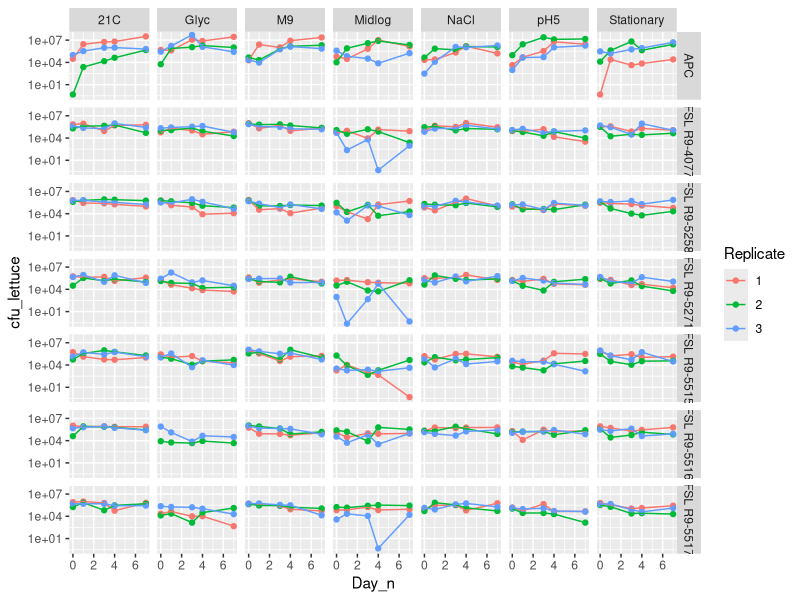
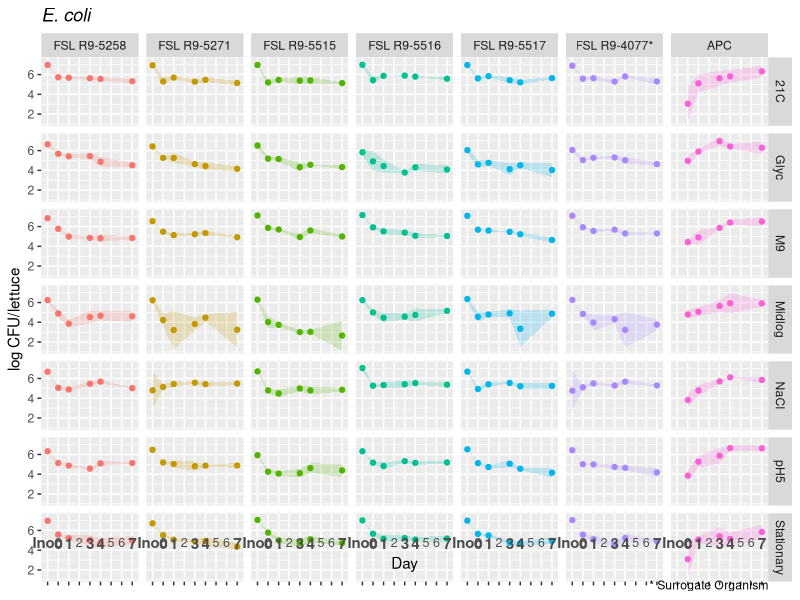
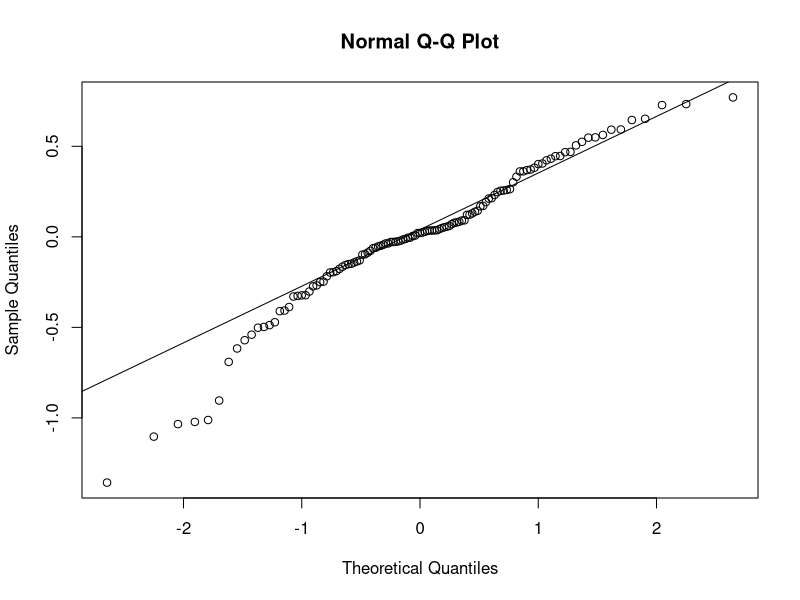
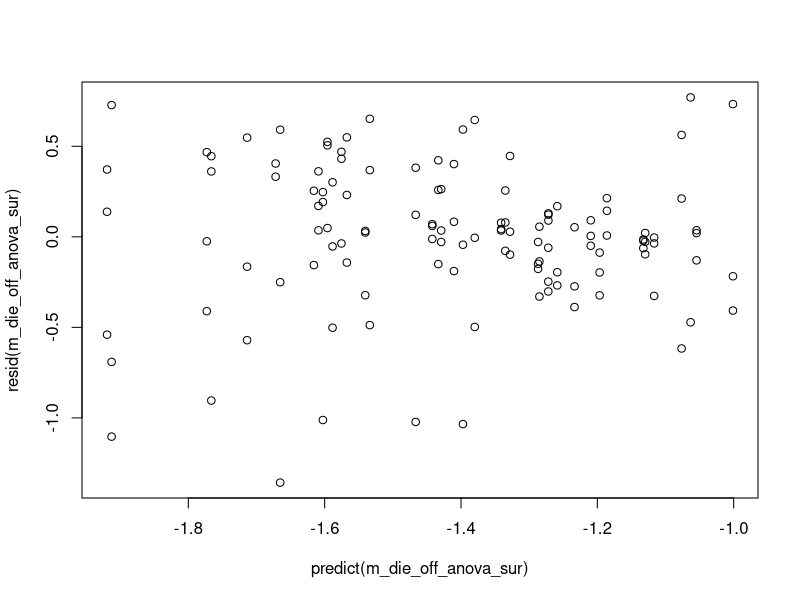
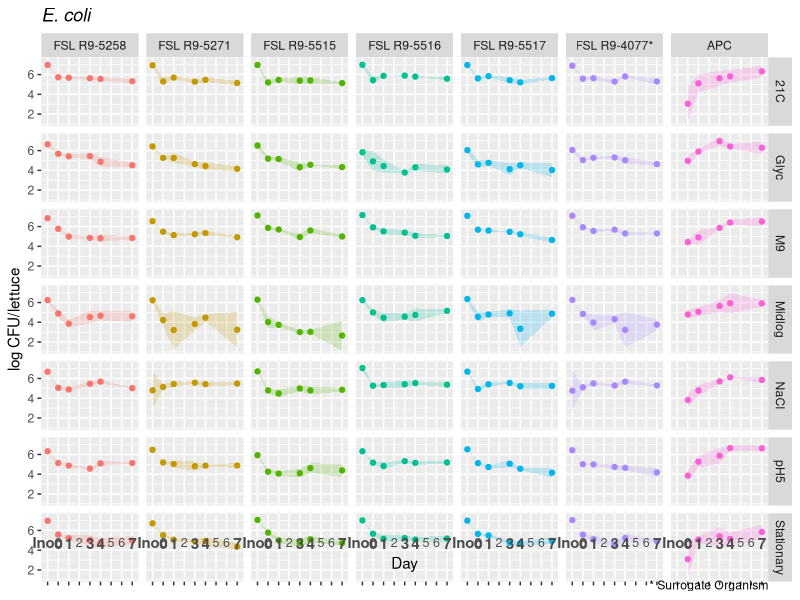

Write R code to recreate these figures, in order. (Note: this script raises an error after producing the figures.)
## ---- chunk 1
library(ggplot2)
library(dplyr)
library(tidyr)
library(lme4)
library(lsmeans)
library(ggthemes)
## ---- chunk 2
lettuce <- read.csv("Lettuce_Summary_mod.csv") %>%
  filter(Strain!="MacConkey") 
 # filter(Strain!="APC")
names(lettuce)[1] <- "Condition"
#make sure all variables are factor or numeric if needed
lettuce_adj <- lettuce %>%
  mutate(Replicate=as.factor(Replicate), Dilution=as.numeric(Dilution))  %>%
  # Substitute upper detection limit for tntc counts
  mutate(Raw=ifelse(tnt.cnt.no.growth=="tntc",(4e5)*10^Dilution,Raw)) %>%
  # Substitute lower detection limit for zero counts
  mutate(Raw=ifelse(Raw==0,1/(v*2)*10^Dilution,Raw)) %>%
  # Calculate inoculum per-lettuce: Raw/10, since 100uL was added per lettuce
  # Calculate wash water per-lettuce: Raw*47
  mutate(cfu_lettuce=ifelse(Day=="Inoculum",Raw/100,Raw*47)) 


lettuce_adj %>%  
  group_by(Strain, Condition, Day) %>%
  filter(!is.na(cfu_lettuce)) %>%
  summarize(average=mean(log10(cfu_lettuce)),
            SDE=sd(log10(cfu_lettuce))/sqrt(n()),
            n=n(),
            zeroes=sum(cfu_lettuce==0)) -> lettuceSummary
## ---- chunk 3
lettuce_APC <- lettuce_adj %>%
  select(Strain,Condition,Replicate,Day,cfu_lettuce) %>%
  filter(Strain=="APC") %>%
  spread(key=Day,value=cfu_lettuce,sep="_") %>%
  mutate(APC_day7_day0=log10(Day_7/Day_0))

View(lettuce_APC)

lettuce_APC %>%  
  summarize(average=mean(APC_day7_day0),
            SDE=sd(APC_day7_day0)/sqrt(n()),
            n=n()) -> lettuce_APC_adj
View(lettuce_APC_adj)
## ---- chunk 4
#Plot Strain~Condition with each of the three replicates
lettuce_adj %>%
  filter(Day != "Inoculum") %>%
  filter(Strain != "MacConkey") %>%
  mutate(Day_n = as.numeric(as.character(Day))) %>%
  ggplot(aes(x=Day_n,y=cfu_lettuce,color=Replicate)) +
  geom_point() +
  geom_line() +
  scale_y_log10() +
  facet_grid(Strain~Condition)

#Plot with arithemtic mean for Strain~Condition and add fancy ribbon for standard deviation, write in bold processing days

#Write out full Food Safety Lab (FSL) strain ID
lettuceSummary$Strain2 <- factor(lettuceSummary$Strain, levels=c("FSL R9-5258", "FSL R9-5271", "FSL R9-5515", "FSL R9-5516", "FSL R9-5517","FSL R9-4077", "APC")) #re-order how it is displayed
lettuceSummary$Day2 <- factor(lettuceSummary$Day, levels=c("Inoculum", "0", "1", "3", "4", "7")) #re-order how it is displayed
levels(lettuceSummary$Day2)[levels(lettuceSummary$Day2)=="Inoculum"] <- "Inoc"
levels(lettuceSummary$Strain2)[levels(lettuceSummary$Strain2)=="FSL R9-4077"] <- "FSL R9-4077*"

lettuceSummary %>%
 filter(Strain != "MacConkey") %>%
  ggplot(aes(x=Day2,y=average, color=Strain2, group=1)) +
 guides(color=FALSE)+
    labs(x="Day",y="log CFU/lettuce",title=expression(italic("E. coli"))) +
  geom_point() +
    geom_ribbon(aes(ymin=average-SDE,
                  ymax=average+SDE,fill=Strain2, linetype=NA), alpha=0.2) + 
   scale_x_discrete(limits=c("Inoc","0","1","2","3","4","5", "6","7"))+
  theme(axis.text.x = element_text(face = c('bold', 'bold', 'bold', 'plain', 'bold', 'bold', 'plain', 'plain', 'bold'), size = c('10.8', '11', '11', '9', '11', '11', '9', '9', '11'),margin=margin(-35,0,0,0)),legend.position="none")+
  # labs( caption="Ribbon: Standard deviation")+
   labs( caption="* Surrogate Organism")+
  facet_grid(Condition~Strain2) 
ggsave("Lettuce.png", width=18, height=9,  dpi=600, units=c("in"))
## ---- chunk 5

lettuce_die_off_sur <- lettuce_adj %>%
  select(Strain,Condition,Replicate,Day,cfu_lettuce) %>%
    filter(Strain!="APC") %>%
    filter(Strain!="MacConkey") %>%
   filter(!(Strain=="FSL R9-5516" & Condition=="Glyc" & Replicate=="1")) %>% #inoculum culture didn't grow
   filter(!(Strain=="FSL R9-5271" & Condition=="NaCl" & Replicate=="2" & Day=="Inoculum")) %>% #invalid
  filter(!(Strain=="FSL R9-4077" & Condition=="NaCl" & Replicate=="3" & Day=="Inoculum")) %>% #invalid
  spread(key=Day,value=cfu_lettuce,sep="_") %>%
  mutate(initial_die_off_sur=log10(Day_0/Day_Inoculum))


# Fit (fixed-effect) linear model
m_die_off_anova_sur <- lm(initial_die_off_sur~Strain*Condition,
                  data=lettuce_die_off_sur)
anova(m_die_off_anova_sur)
#Add effect size to ANOVA output - partial eta-squared
anova1<-anova(m_die_off_anova_sur)
anova1$pes <- c(anova1$'Sum Sq'[-nrow(anova1)], NA)/(anova1$'Sum Sq' + anova1$'Sum Sq'[nrow(anova1)])
anova1


# Since interaction is not significant, remove before doing pairwise tests:
m_die_off_anova_sur <- update(m_die_off_anova_sur,.~.-Strain:Condition)
anova(m_die_off_anova_sur)
qqnorm(resid(m_die_off_anova_sur))
qqline(resid(m_die_off_anova_sur))
plot(predict(m_die_off_anova_sur),resid(m_die_off_anova_sur))

die_off_lsm_condition_sur <- lsmeans(m_die_off_anova_sur,~Condition)
die_off_pairwise_condition_sur <- lsmeans(die_off_lsm_condition_sur,pairwise~Condition)
condition_cld <- CLD(die_off_pairwise_condition_sur[[1]],Letters=LETTERS) %>% select(Condition,.group)
summary(die_off_lsm_condition_sur) %>%
  data.frame() %>%
  left_join(condition_cld,by="Condition") %>%
  ggplot(aes(x=Condition,y=lsmean)) +  labs(x="Condition",y="estimated means log reduction",title=(expression("Initial die-off "(italic("E. coli"))))) +
  geom_point(position = position_dodge(width=.5)) +
  geom_errorbar(aes(ymin=lower.CL,ymax=upper.CL),
                position = position_dodge(.5),width=0.4) +
  geom_text(aes(label=.group,y=upper.CL+.01),vjust=0)

#by strain
die_off_lsm_strain_sur <- lsmeans(m_die_off_anova_sur,~Strain)
die_off_pairwise_strain_sur <- lsmeans(die_off_lsm_strain_sur,pairwise~Strain)
strain_cld <- CLD(die_off_pairwise_strain_sur[[1]],Letters=LETTERS) %>% select(Strain,.group)

summary(die_off_lsm_strain_sur) %>%
  data.frame() %>%
  left_join(strain_cld,by="Strain") %>%
  ggplot(aes(x=Strain,y=lsmean)) +
  geom_point(position = position_dodge(width=.5)) +
  geom_errorbar(aes(ymin=lower.CL,ymax=upper.CL),
                position = position_dodge(.5),width=0.4) +
  geom_text(aes(label=.group,y=upper.CL+.01),vjust=0)

#Estimated means log CFU/lettuce with confidence intervals for supplemental table 2
summary(die_off_lsm_strain_sur)
summary(die_off_lsm_condition_sur)

## ---- chunk 6
lettuce_24h_sur <- lettuce_adj %>%
  select(Strain,Condition,Replicate,Day,cfu_lettuce) %>%
  filter(Strain!="APC") %>%
  filter(Strain!="MacConkey") %>%
  filter(!(Strain=="FSL R9-5516" & Condition=="Glyc" & Replicate=="1")) %>% #inoculum culture didn't grow
  spread(key=Day,value=cfu_lettuce,sep="_") %>%
  mutate(first_24h_sur=log10(Day_1/Day_0))

# Fit (fixed-effect) linear model
m_24h_anova_sur <- lm(first_24h_sur~Strain*Condition,
                  data=lettuce_24h_sur)
anova(m_24h_anova_sur)
#Add effect size to ANOVA output - partial eta-squared
anova1<-anova(m_24h_anova_sur)
anova1$pes <- c(anova1$'Sum Sq'[-nrow(anova1)], NA)/(anova1$'Sum Sq' + anova1$'Sum Sq'[nrow(anova1)])
anova1

# Since interaction is not significant, remove before doing pairwise tests:
m_24h_anova_sur <- update(m_24h_anova_sur,.~.-Strain:Condition)
anova(m_24h_anova_sur)
qqnorm(resid(m_24h_anova_sur))
qqline(resid(m_24h_anova_sur))
plot(predict(m_24h_anova_sur),resid(m_24h_anova_sur))

first_24h_lsm_condition_sur <- lsmeans(m_24h_anova_sur,~Condition)
first_24h_pairwise_condition_sur <- lsmeans(first_24h_lsm_condition_sur,pairwise~Condition)
condition_cld_24h_sur <- CLD(first_24h_pairwise_condition_sur[[1]],Letters=LETTERS) %>% select(Condition,.group)
summary(first_24h_lsm_condition_sur) %>%
  data.frame() %>%
  left_join(condition_cld_24h_sur,by="Condition") %>%
  ggplot(aes(x=Condition,y=lsmean)) + labs(x="Condition",y="estimated means log CFU/lettuce",title=(expression("First 24 hr "(italic("E. coli"))))) +
  geom_point(position = position_dodge(width=.5)) +
  geom_errorbar(aes(ymin=lower.CL,ymax=upper.CL),
                position = position_dodge(.5),width=0.4) +
  geom_text(aes(label=.group,y=upper.CL+.01),vjust=0)

#now by strain
first_24h_lsm_strain_sur <- lsmeans(m_24h_anova_sur,~Strain)
first_24h_pairwise_strain_sur <- lsmeans(first_24h_lsm_strain_sur,pairwise~Strain)
strain_cld_24h_sur <- CLD(first_24h_pairwise_strain_sur[[1]],Letters=LETTERS) %>% select(Strain,.group)
summary(first_24h_lsm_strain_sur) %>%
  data.frame() %>%
  left_join(strain_cld_24h_sur,by="Strain") %>%
  ggplot(aes(x=Strain,y=lsmean)) + 
  geom_point(position = position_dodge(width=.5)) +
  geom_errorbar(aes(ymin=lower.CL,ymax=upper.CL),
                position = position_dodge(.5),width=0.4) +
  geom_text(aes(label=.group,y=upper.CL+.01),vjust=0)

#Estimated means log CFU/lettuce with confidence intervals for supplemental table 2
summary(first_24h_lsm_strain_sur)
summary(first_24h_lsm_condition_sur)
## ---- chunk 7
lettuce_adj %>%
  select(Strain,Condition,Replicate,Day,cfu_lettuce) %>%
  filter(Strain!="APC") %>%
  filter(Strain!="MacConkey") %>%
    filter(!(Strain=="FSL R9-5516" & Condition=="Glyc" & Replicate=="1")) %>% #inoculum didn't grow
  spread(key=Day,value=cfu_lettuce,sep="_") %>%
  mutate(Nday0_Nday7=log10(Day_7/Day_0)) -> Nday0Nday7_lettuce

# Fit (fixed-effect) linear model
m_Nday0_Nday7_anova_sur <- lm(Nday0_Nday7~Strain*Condition,
                  data=Nday0Nday7_lettuce)
anova(m_Nday0_Nday7_anova_sur)
#Add effect size to ANOVA output - partial eta-squared
anova1<-anova(m_Nday0_Nday7_anova_sur)
anova1$pes <- c(anova1$'Sum Sq'[-nrow(anova1)], NA)/(anova1$'Sum Sq' + anova1$'Sum Sq'[nrow(anova1)])
anova1

# Since interaction is not significant, remove before doing pairwise tests:
m_Nday0_Nday7_anova_sur <- update(m_Nday0_Nday7_anova_sur,.~.-Strain:Condition)
anova(m_Nday0_Nday7_anova_sur)
qqnorm(resid(m_Nday0_Nday7_anova_sur))
qqline(resid(m_Nday0_Nday7_anova_sur))
plot(predict(m_Nday0_Nday7_anova_sur),resid(m_Nday0_Nday7_anova_sur))

Nday0_Nday7_lsm_condition_sur <- lsmeans(m_Nday0_Nday7_anova_sur,~Condition)
Nday0_Nday7_pairwise_condition_sur <- lsmeans(Nday0_Nday7_lsm_condition_sur,pairwise~Condition)
Nday0_Nday7_cld <- CLD(Nday0_Nday7_pairwise_condition_sur[[1]],Letters=LETTERS) %>% select(Condition,.group)
summary(Nday0_Nday7_lsm_condition_sur) %>%
  data.frame() %>%
  left_join(Nday0_Nday7_cld,by="Condition") %>%
  ggplot(aes(x=Condition,y=lsmean)) +  labs(x="Condition",y="estimated means log CFU/lettuce",title=(expression("Nday7-Nday0 "(italic("E. coli"))))) +
  geom_point(position = position_dodge(width=.5)) +
  geom_errorbar(aes(ymin=lower.CL,ymax=upper.CL),
                position = position_dodge(.5),width=0.4) +
  geom_text(aes(label=.group,y=upper.CL+.01),vjust=0)


#and now by strain
Nday0_Nday7_lsm_strain_sur <- lsmeans(m_Nday0_Nday7_anova_sur,~Strain)
Nday0_Nday7_pairwise_strain_sur <- lsmeans(Nday0_Nday7_lsm_strain_sur,pairwise~Strain)
Nday0_Nday7_strain_cld <- CLD(Nday0_Nday7_pairwise_strain_sur[[1]],Letters=LETTERS) %>% select(Strain,.group)

summary(Nday0_Nday7_lsm_strain_sur) %>%
  data.frame() %>%
  left_join(Nday0_Nday7_strain_cld,by="Strain") %>%
  ggplot(aes(x=Strain,y=lsmean)) +
  geom_point(position = position_dodge(width=.5)) +
  geom_errorbar(aes(ymin=lower.CL,ymax=upper.CL),
                position = position_dodge(.5),width=0.4) +
  geom_text(aes(label=.group,y=upper.CL+.01),vjust=0)

#Estimated means log CFU/lettuce with confidence intervals for supplemental table 2
summary(Nday0_Nday7_lsm_condition_sur)
summary(Nday0_Nday7_lsm_strain_sur)


## ---- chunk 8
lettuce_adj %>%
  select(Strain,Condition,Replicate,Day,cfu_lettuce) %>%
  filter(Strain!="APC") %>%
    filter(Strain!="MacConkey") %>%
  filter(Day != "Inoculum") %>%
  filter(Day != "0") %>%
  spread(key=Day,value=cfu_lettuce,sep="_") -> lettuce_adj_Days

#----min values
lettuce_adj_Days_Nmin <- transform(lettuce_adj_Days, Nmin=pmin(Day_1, Day_3, Day_4, Day_7))

lettuce_adj_Days_Nmin->a_min

a_min$CompareColumn <- apply(a_min[, 4:7] == a_min[, 8], 1, function(x) ifelse(any(x), paste(colnames(a_min)[4:7][x], collapse=', '), 'None'))

count(a_min, c("CompareColumn")) ->b_min

#----- max value
lettuce_adj_Days_Nmax <- transform(lettuce_adj_Days, Nmax=pmax(Day_1, Day_3, Day_4, Day_7))

lettuce_adj_Days_Nmax->a_max

a_max$CompareColumn <- apply(a_max[, 4:7] == a_max[, 8], 1, function(x) ifelse(any(x), paste(colnames(a_max)[4:7][x], collapse=', '), 'None'))

count(a_max, c("CompareColumn")) ->b_max
## ---- chunk 9
lettuce_adj%>%
  select(Strain,Condition,Replicate,Day,cfu_lettuce) %>%
 filter(Strain!="APC") %>%
     filter(Strain!="MacConkey") %>%
    filter(!is.na(cfu_lettuce)) %>%
  spread(key=Day,value=cfu_lettuce,sep="_") %>%
  mutate(netgrowth=log10(Day_7/Day_Inoculum)) -> lettuce_adj2

lettuce_adj2 %>%  
  group_by(Strain, Condition) %>%
  summarize(average=mean((netgrowth)),
            SDE=sd((netgrowth))/sqrt(n()),
            n=n()) -> lettuceSummary_netgrowth

format.data.frame(lettuceSummary_netgrowth, dec=".") ->netgrowth_Ecoli
write_xlsx(netgrowth_Ecoli, "netgrowth_Ecoli.xlsx")
